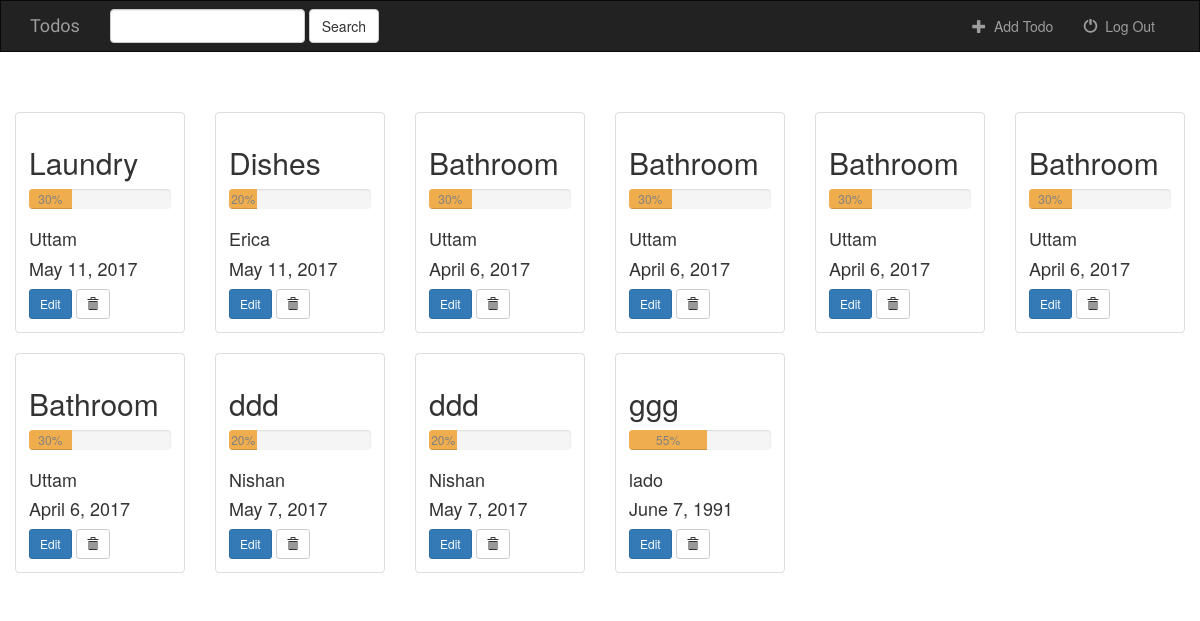
/, run on an earlier commit of the app's database.
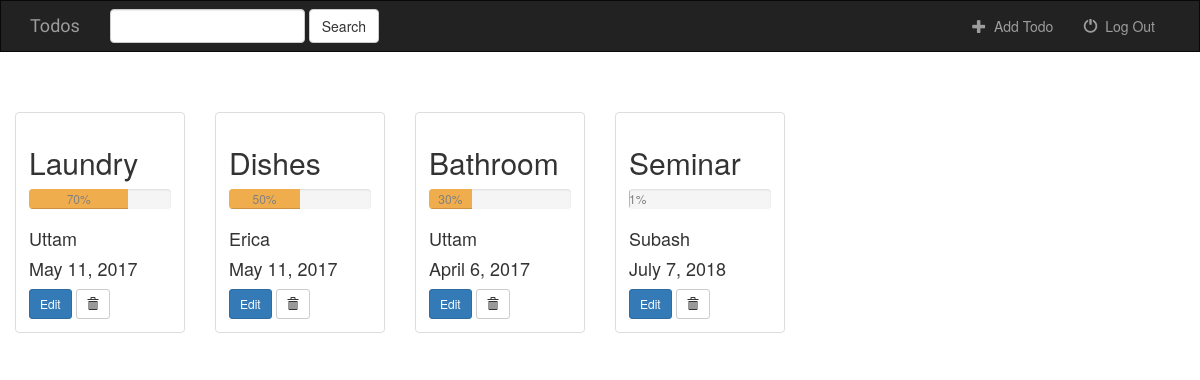
And on a later commit of the database.
### tracker/models.py (models this page shows, shortened)
class Todo(models.Model):
    description = models.CharField(max_length=200)
    status = models.IntegerField()
    deadline = models.DateField()
    assignee = models.CharField(max_length=100)

### tracker/views.py (the view)
# urls.py: url(r'^$', views.IndexView.as_view(), name='index'),
class IndexView(generic.ListView):
    template_name = 'tracker/index.html'
    context_object_name = 'all_todos' #default name = object_list
    def get_queryset(self):
        return Todo.objects.all()

### tracker/templates/tracker/index.html (shortened to what this page needs)
{% extends 'tracker/base.html' %}
{% block body %}
<div class="albums-container container-fluid">
    <div class="row">
        <div class="col-sm-12">
            <br>
            <br>
        </div>
        {% if all_todos %}
            {% for todo in all_todos %}
                <div class="col-sm-4 col-lg-2">
                    <div class="thumbnail">
                        <div class="caption">
                            <h2>{{ todo.description }}</h2>
                            <td><div class="progress">
  			                <div class="progress-bar progress-bar-warning" role="progressbar" aria-valuenow="{{ todo.status }}"
 			                    aria-valuemin="0" aria-valuemax="100" style="width:{{ todo.status }}%; color: gray">{{ todo.status }}%
                            </div></div></td>
                            <h4>{{ todo.assignee }}</h4>
                            <h4>{{ todo.deadline }}</h4>
                            <a href="{% url 'tracker:todo-update' todo.id %}" class="btn btn-primary btn-sm" role="button">Edit</a>
                            <form action="{% url 'tracker:todo-delete' todo.id %}" method="post" style="display: inline;">
                                <button type="submit" class="btn btn-default btn-sm">
                                    <span class="glyphicon glyphicon-trash"></span>
                                </button>
                            </form>
                        </div>
                    </div>
                </div>
            {% endfor %}
        {% endif %}
    </div>
</div>
{% endblock %}

### tracker/templates/tracker/base.html (shortened to what this page needs)
<!DOCTYPE html>
<html lang="en">
<head>
    {% load staticfiles %}
    <link href="https://maxcdn.bootstrapcdn.com/bootstrap/3.3.7/css/bootstrap.min.css" rel="stylesheet" >
    <link rel="stylesheet" type="text/css" href = "{% static 'tracker/style.css' %}">
</head>
<body>
<nav class="navbar navbar-inverse">
    <div class="container">
        <div class = "navbar-header">
            <a class="navbar-brand" href = "{% url 'tracker:index' %}">Todos</a>
        </div>
        <div class = "collapse navbar-collapse" id ="navbar-collapseable " >
            <form class="navbar-form navbar-left" role = "search" method="get" action="#">
                <div class="form-group">
                    <input type="text" class="form-control" name="q" value="">
                </div>
                <button type="submit" class="btn btn-default"> Search</button>
            </form>
            <ul class = "nav navbar-nav navbar-right">
                <li class = "">
                    <a href= {%  url 'tracker:todo-add' %}>
                        <span class = "glyphicon glyphicon-plus" aria-hidden="true" ></span>&nbsp
                        Add Todo
                </li>
                <li class = "">
                    <a href="#">
                        <span class = "glyphicon glyphicon-off" aria-hidden="true" ></span>&nbsp
                        Log Out
                    </a>
                </li>
            </ul>
        </div>
    </div>
</nav>
{% block body %}
{% endblock %}
</body>
</html>

### tracker/static/tracker/style.css (style rules this page uses)
body { background: white url("images/background.jpg"); background-size: cover; }
.navbar { border-radius: 0; }
.navbar-brand { font-family: 'Rock Salt', cursive; }

What changed in the data, as far as the page shows it:
removed Todo: description "Bathroom", status "30", assignee "Uttam", deadline "April 6, 2017"
removed Todo: description "Bathroom", status "30", assignee "Uttam", deadline "April 6, 2017"
removed Todo: description "Bathroom", status "30", assignee "Uttam", deadline "April 6, 2017"
removed Todo: description "Bathroom", status "30", assignee "Uttam", deadline "April 6, 2017"
removed Todo: description "ddd", status "20", assignee "Nishan", deadline "May 7, 2017"
removed Todo: description "ddd", status "20", assignee "Nishan", deadline "May 7, 2017"
removed Todo: description "ggg", status "55", assignee "lado", deadline "June 7, 1991"
changed Todo "Laundry": status "30" → "70"
changed Todo "Dishes": status "20" → "50"
added Todo: description "Seminar", status "1", assignee "Subash", deadline "July 7, 2018"
